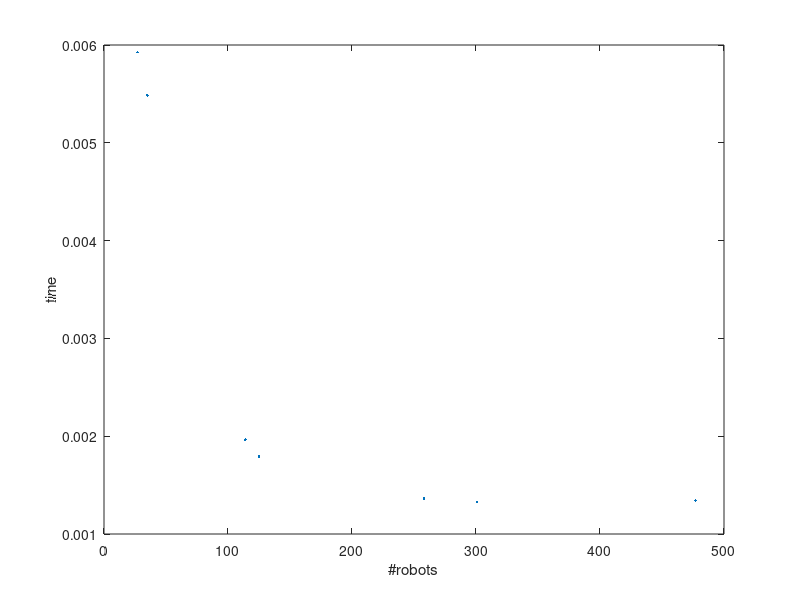

The MATLAB source for this figure:

% top speed as we vary # of robots changes.  Must fix this
% # robots, ss to cross screen (furthest right robot to right)
data = [
125, 7
301, 12.5 
35 6 
114 7
27 5 
258, 11
477, 20];
plot(data(:,1),data(:,2).*.032./data(:,1),'.')
xlabel('#robots')
ylabel('time')